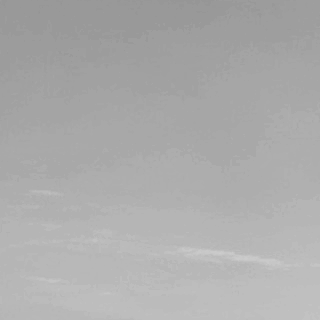
#> input picture sim/original.pgm, 320 x 320 px; the run also reads 1 picture not shown here
$ python compare_images.py original.pgm decoded_ref.pgm
#> lines starting #> are read from the running program, lines starting #| are printed output that depends on the picture
#!/usr/bin/env python3
"""
对比原始图像（转灰度）与解码后的灰度图像，计算 PSNR/MSE。
"""

import sys
import math
from pathlib import Path


def rgb_to_y(r: int, g: int, b: int) -> int:
    """BT.601，与 Verilog Y.v 一致"""
    r565 = r & 0xF8
    g565 = g & 0xFC
    b565 = b & 0xF8
    y = (r565 * 77 + g565 * 150 + b565 * 29) >> 8
    return max(0, min(255, y))


def compute_psnr(img1, img2):
    if len(img1) != len(img2):
        raise ValueError("Image size mismatch")
    mse = sum((a - b) ** 2 for a, b in zip(img1, img2)) / len(img1)
    if mse == 0:
        return float('inf')
    return 10 * math.log10(255.0 * 255.0 / mse)


def main():
    if len(sys.argv) != 3:
        print(f"Usage: {sys.argv[0]} <original.png> <decoded.png>")
        sys.exit(1)

    from PIL import Image

    orig_path = Path(sys.argv[1])
    dec_path = Path(sys.argv[2])

    orig = Image.open(orig_path).convert("RGB")
    dec = Image.open(dec_path).convert("L")

    if orig.size != dec.size:
        print(f"Size mismatch: {orig.size} vs {dec.size}")
        sys.exit(1)

    orig_y = [rgb_to_y(r, g, b) for r, g, b in orig.getdata()]
#> orig_y = 102400 items
    dec_y = list(dec.getdata())
#> dec_y = 102400 items

    mse = sum((a - b) ** 2 for a, b in zip(orig_y, dec_y)) / len(orig_y)
#> mse = 9.63
    psnr = compute_psnr(orig_y, dec_y)
#> psnr = 38.3

    # 保存差异图
    diff = [abs(a - b) for a, b in zip(orig_y, dec_y)]
#> diff = 102400 items
    diff_img = Image.new("L", orig.size)
#> diff_img: PIL image 320x320 L; every value is 0
    diff_img.putdata(diff)
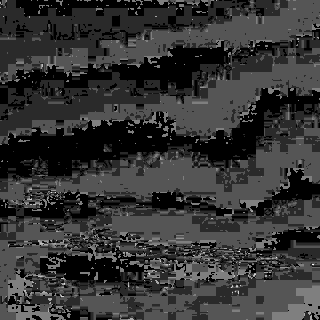
#> diff_img: PIL image 320x320 L; min 0, max 12, mean 2.48; drawn with min black and max white
    diff_path = dec_path.with_name(dec_path.stem + "_diff.png")
    diff_img.save(diff_path)

    print(f"Original : {orig_path}")
    print(f"Decoded  : {dec_path}")
    print(f"Size     : {orig.size[0]}x{orig.size[1]}")
#| Size     : 320x320
    print(f"MSE      : {mse:.2f}")
#| MSE      : 9.63
    print(f"PSNR     : {psnr:.2f} dB")
#| PSNR     : 38.30 dB
    print(f"Diff map : {diff_path}")


if __name__ == "__main__":
    main()
